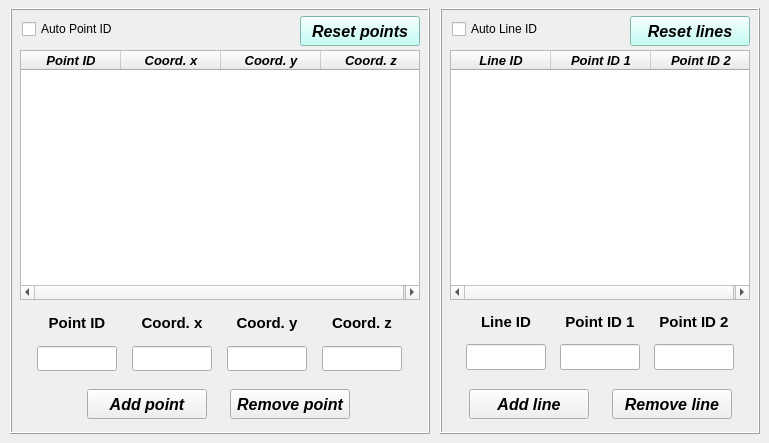
    <widget class="QWidget" name="tab_points_lines">
     <attribute name="title">
      <string>Points/Lines</string>
     </attribute>
     <widget class="QFrame" name="frame_2">
      <property name="geometry">
       <rect>
        <x>10</x>
        <y>8</y>
        <width>420</width>
        <height>426</height>
       </rect>
      </property>
      <property name="minimumSize">
       <size>
        <width>420</width>
        <height>426</height>
       </size>
      </property>
      <property name="maximumSize">
       <size>
        <width>420</width>
        <height>426</height>
       </size>
      </property>
      <property name="frameShape">
       <enum>QFrame::Box</enum>
      </property>
      <property name="frameShadow">
       <enum>QFrame::Raised</enum>
      </property>
      <widget class="QTreeWidget" name="treeWidget_points">
       <property name="geometry">
        <rect>
         <x>10</x>
         <y>42</y>
         <width>400</width>
         <height>250</height>
        </rect>
       </property>
       <property name="minimumSize">
        <size>
         <width>400</width>
         <height>250</height>
        </size>
       </property>
       <property name="maximumSize">
        <size>
         <width>400</width>
         <height>250</height>
        </size>
       </property>
       <property name="font">
        <font>
         <family>Arial</family>
         <italic>true</italic>
        </font>
       </property>
       <property name="indentation">
        <number>1</number>
       </property>
       <property name="headerHidden">
        <bool>false</bool>
       </property>
       <attribute name="headerHighlightSections">
        <bool>false</bool>
       </attribute>
       <attribute name="headerShowSortIndicator" stdset="0">
        <bool>false</bool>
       </attribute>
       <attribute name="headerStretchLastSection">
        <bool>true</bool>
       </attribute>
       <column>
        <property name="text">
         <string>Point ID</string>
        </property>
        <property name="font">
         <font>
          <family>Arial</family>
          <pointsize>10</pointsize>
          <weight>75</weight>
          <italic>true</italic>
          <bold>true</bold>
         </font>
        </property>
        <property name="textAlignment">
         <set>AlignCenter</set>
        </property>
       </column>
       <column>
        <property name="text">
         <string>Coord. x</string>
        </property>
        <property name="font">
         <font>
          <family>Arial</family>
          <pointsize>10</pointsize>
          <weight>75</weight>
          <italic>true</italic>
          <bold>true</bold>
         </font>
        </property>
        <property name="textAlignment">
         <set>AlignCenter</set>
        </property>
       </column>
       <column>
        <property name="text">
         <string>Coord. y</string>
        </property>
        <property name="font">
         <font>
          <family>Arial</family>
          <pointsize>10</pointsize>
          <weight>75</weight>
          <italic>true</italic>
          <bold>true</bold>
         </font>
        </property>
        <property name="textAlignment">
         <set>AlignCenter</set>
        </property>
       </column>
       <column>
        <property name="text">
         <string>Coord. z</string>
        </property>
        <property name="font">
         <font>
          <family>Arial</family>
          <pointsize>10</pointsize>
          <weight>75</weight>
          <italic>true</italic>
          <bold>true</bold>
         </font>
        </property>
        <property name="textAlignment">
         <set>AlignCenter</set>
        </property>
       </column>
      </widget>
      <widget class="QWidget" name="gridLayoutWidget">
       <property name="geometry">
        <rect>
         <x>18</x>
         <y>298</y>
         <width>383</width>
         <height>71</height>
        </rect>
       </property>
       <layout class="QGridLayout" name="gridLayout">
        <item row="1" column="0">
         <widget class="QLineEdit" name="lineEdit_point_id">
          <property name="minimumSize">
           <size>
            <width>80</width>
            <height>25</height>
           </size>
          </property>
          <property name="maximumSize">
           <size>
            <width>80</width>
            <height>25</height>
           </size>
          </property>
          <property name="font">
           <font>
            <family>Arial</family>
            <pointsize>11</pointsize>
            <weight>75</weight>
            <italic>true</italic>
            <bold>true</bold>
           </font>
          </property>
          <property name="styleSheet">
           <string notr="true">color: rgb(255, 0, 0);</string>
          </property>
          <property name="text">
           <string/>
          </property>
          <property name="alignment">
           <set>Qt::AlignCenter</set>
          </property>
         </widget>
        </item>
        <item row="0" column="0">
         <widget class="QLabel" name="label_7">
          <property name="minimumSize">
           <size>
            <width>80</width>
            <height>22</height>
           </size>
          </property>
          <property name="maximumSize">
           <size>
            <width>80</width>
            <height>22</height>
           </size>
          </property>
          <property name="font">
           <font>
            <family>Arial</family>
            <pointsize>11</pointsize>
            <weight>75</weight>
            <italic>false</italic>
            <bold>true</bold>
           </font>
          </property>
          <property name="text">
           <string>Point ID</string>
          </property>
          <property name="alignment">
           <set>Qt::AlignCenter</set>
          </property>
         </widget>
        </item>
        <item row="0" column="1">
         <widget class="QLabel" name="label_17">
          <property name="minimumSize">
           <size>
            <width>80</width>
            <height>22</height>
           </size>
          </property>
          <property name="maximumSize">
           <size>
            <width>80</width>
            <height>22</height>
           </size>
          </property>
          <property name="font">
           <font>
            <family>Arial</family>
            <pointsize>11</pointsize>
            <weight>75</weight>
            <italic>false</italic>
            <bold>true</bold>
           </font>
          </property>
          <property name="text">
           <string>Coord. x</string>
          </property>
          <property name="alignment">
           <set>Qt::AlignCenter</set>
          </property>
         </widget>
        </item>
        <item row="1" column="1">
         <widget class="QLineEdit" name="lineEdit_coord_x">
          <property name="minimumSize">
           <size>
            <width>80</width>
            <height>25</height>
           </size>
          </property>
          <property name="maximumSize">
           <size>
            <width>80</width>
            <height>25</height>
           </size>
          </property>
          <property name="font">
           <font>
            <family>Arial</family>
            <pointsize>11</pointsize>
            <weight>75</weight>
            <italic>true</italic>
            <bold>true</bold>
           </font>
          </property>
          <property name="styleSheet">
           <string notr="true">color: rgb(255, 0, 0);</string>
          </property>
          <property name="text">
           <string/>
          </property>
          <property name="alignment">
           <set>Qt::AlignCenter</set>
          </property>
         </widget>
        </item>
        <item row="1" column="3">
         <widget class="QLineEdit" name="lineEdit_coord_z">
          <property name="minimumSize">
           <size>
            <width>80</width>
            <height>25</height>
           </size>
          </property>
          <property name="maximumSize">
           <size>
            <width>80</width>
            <height>25</height>
           </size>
          </property>
          <property name="font">
           <font>
            <family>Arial</family>
            <pointsize>11</pointsize>
            <weight>75</weight>
            <italic>true</italic>
            <bold>true</bold>
           </font>
          </property>
          <property name="styleSheet">
           <string notr="true">color: rgb(255, 0, 0);</string>
          </property>
          <property name="text">
           <string/>
          </property>
          <property name="alignment">
           <set>Qt::AlignCenter</set>
          </property>
         </widget>
        </item>
        <item row="0" column="2">
         <widget class="QLabel" name="label_33">
          <property name="minimumSize">
           <size>
            <width>80</width>
            <height>22</height>
           </size>
          </property>
          <property name="maximumSize">
           <size>
            <width>80</width>
            <height>22</height>
           </size>
          </property>
          <property name="font">
           <font>
            <family>Arial</family>
            <pointsize>11</pointsize>
            <weight>75</weight>
            <italic>false</italic>
            <bold>true</bold>
           </font>
          </property>
          <property name="text">
           <string>Coord. y</string>
          </property>
          <property name="alignment">
           <set>Qt::AlignCenter</set>
          </property>
         </widget>
        </item>
        <item row="0" column="3">
         <widget class="QLabel" name="label_34">
          <property name="minimumSize">
           <size>
            <width>80</width>
            <height>22</height>
           </size>
          </property>
          <property name="maximumSize">
           <size>
            <width>80</width>
            <height>22</height>
           </size>
          </property>
          <property name="font">
           <font>
            <family>Arial</family>
            <pointsize>11</pointsize>
            <weight>75</weight>
            <italic>false</italic>
            <bold>true</bold>
           </font>
          </property>
          <property name="text">
           <string>Coord. z</string>
          </property>
          <property name="alignment">
           <set>Qt::AlignCenter</set>
          </property>
         </widget>
        </item>
        <item row="1" column="2">
         <widget class="QLineEdit" name="lineEdit_coord_y">
          <property name="minimumSize">
           <size>
            <width>80</width>
            <height>25</height>
           </size>
          </property>
          <property name="maximumSize">
           <size>
            <width>80</width>
            <height>25</height>
           </size>
          </property>
          <property name="font">
           <font>
            <family>Arial</family>
            <pointsize>11</pointsize>
            <weight>75</weight>
            <italic>true</italic>
            <bold>true</bold>
           </font>
          </property>
          <property name="styleSheet">
           <string notr="true">color: rgb(255, 0, 0);</string>
          </property>
          <property name="text">
           <string/>
          </property>
          <property name="alignment">
           <set>Qt::AlignCenter</set>
          </property>
         </widget>
        </item>
       </layout>
      </widget>
      <widget class="QWidget" name="horizontalLayoutWidget">
       <property name="geometry">
        <rect>
         <x>60</x>
         <y>378</y>
         <width>299</width>
         <height>37</height>
        </rect>
       </property>
       <layout class="QHBoxLayout" name="horizontalLayout">
        <item>
         <widget class="QPushButton" name="pushButton_add_point">
          <property name="minimumSize">
           <size>
            <width>120</width>
            <height>30</height>
           </size>
          </property>
          <property name="maximumSize">
           <size>
            <width>120</width>
            <height>30</height>
           </size>
          </property>
          <property name="font">
           <font>
            <family>Arial</family>
            <pointsize>12</pointsize>
            <weight>75</weight>
            <italic>true</italic>
            <bold>true</bold>
           </font>
          </property>
          <property name="text">
           <string>Add point</string>
          </property>
         </widget>
        </item>
        <item>
         <widget class="QPushButton" name="pushButton_remove_point">
          <property name="minimumSize">
           <size>
            <width>120</width>
            <height>30</height>
           </size>
          </property>
          <property name="maximumSize">
           <size>
            <width>120</width>
            <height>30</height>
           </size>
          </property>
          <property name="font">
           <font>
            <family>Arial</family>
            <pointsize>12</pointsize>
            <weight>75</weight>
            <italic>true</italic>
            <bold>true</bold>
           </font>
          </property>
          <property name="text">
           <string>Remove point</string>
          </property>
         </widget>
        </item>
       </layout>
      </widget>
      <widget class="QPushButton" name="pushButton_reset_points">
       <property name="geometry">
        <rect>
         <x>290</x>
         <y>8</y>
         <width>120</width>
         <height>30</height>
        </rect>
       </property>
       <property name="font">
        <font>
         <family>Arial</family>
         <pointsize>12</pointsize>
         <weight>75</weight>
         <italic>true</italic>
         <bold>true</bold>
        </font>
       </property>
       <property name="styleSheet">
        <string notr="true">background-color: rgb(178, 255, 243);</string>
       </property>
       <property name="text">
        <string>Reset points</string>
       </property>
      </widget>
      <widget class="QCheckBox" name="checkBox_auto_point_ID">
       <property name="geometry">
        <rect>
         <x>12</x>
         <y>8</y>
         <width>160</width>
         <height>26</height>
        </rect>
       </property>
       <property name="text">
        <string>Auto Point ID</string>
       </property>
       <property name="checked">
        <bool>false</bool>
       </property>
      </widget>
     </widget>
     <widget class="QFrame" name="frame_3">
      <property name="geometry">
       <rect>
        <x>440</x>
        <y>8</y>
        <width>320</width>
        <height>426</height>
       </rect>
      </property>
      <property name="minimumSize">
       <size>
        <width>320</width>
        <height>426</height>
       </size>
      </property>
      <property name="maximumSize">
       <size>
        <width>320</width>
        <height>426</height>
       </size>
      </property>
      <property name="frameShape">
       <enum>QFrame::Box</enum>
      </property>
      <property name="frameShadow">
       <enum>QFrame::Raised</enum>
      </property>
      <widget class="QTreeWidget" name="treeWidget_lines">
       <property name="geometry">
        <rect>
         <x>10</x>
         <y>42</y>
         <width>300</width>
         <height>250</height>
        </rect>
       </property>
       <property name="minimumSize">
        <size>
         <width>300</width>
         <height>250</height>
        </size>
       </property>
       <property name="maximumSize">
        <size>
         <width>300</width>
         <height>250</height>
        </size>
       </property>
       <property name="font">
        <font>
         <family>Arial</family>
         <italic>true</italic>
        </font>
       </property>
       <property name="indentation">
        <number>1</number>
       </property>
       <property name="headerHidden">
        <bool>false</bool>
       </property>
       <attribute name="headerHighlightSections">
        <bool>false</bool>
       </attribute>
       <attribute name="headerShowSortIndicator" stdset="0">
        <bool>false</bool>
       </attribute>
       <attribute name="headerStretchLastSection">
        <bool>true</bool>
       </attribute>
       <column>
        <property name="text">
         <string>Line ID</string>
        </property>
        <property name="font">
         <font>
          <family>Arial</family>
          <pointsize>10</pointsize>
          <weight>75</weight>
          <italic>true</italic>
          <bold>true</bold>
         </font>
        </property>
        <property name="textAlignment">
         <set>AlignCenter</set>
        </property>
       </column>
       <column>
        <property name="text">
         <string>Point ID 1</string>
        </property>
        <property name="font">
         <font>
          <family>Arial</family>
          <pointsize>10</pointsize>
          <weight>75</weight>
          <italic>true</italic>
          <bold>true</bold>
         </font>
        </property>
        <property name="textAlignment">
         <set>AlignCenter</set>
        </property>
       </column>
       <column>
        <property name="text">
         <string>Point ID 2</string>
        </property>
        <property name="font">
         <font>
          <family>Arial</family>
          <pointsize>10</pointsize>
          <weight>75</weight>
          <italic>true</italic>
          <bold>true</bold>
         </font>
        </property>
        <property name="textAlignment">
         <set>AlignCenter</set>
        </property>
       </column>
      </widget>
      <widget class="QWidget" name="gridLayoutWidget_5">
       <property name="geometry">
        <rect>
         <x>18</x>
         <y>298</y>
         <width>285</width>
         <height>71</height>
        </rect>
       </property>
       <layout class="QGridLayout" name="gridLayout_5">
        <item row="1" column="1">
         <widget class="QLineEdit" name="lineEdit_line_point_id_1">
          <property name="minimumSize">
           <size>
            <width>80</width>
            <height>0</height>
           </size>
          </property>
          <property name="maximumSize">
           <size>
            <width>80</width>
            <height>16777215</height>
           </size>
          </property>
          <property name="font">
           <font>
            <family>Arial</family>
            <pointsize>11</pointsize>
            <weight>75</weight>
            <italic>true</italic>
            <bold>true</bold>
           </font>
          </property>
          <property name="styleSheet">
           <string notr="true">color: rgb(255, 0, 0);</string>
          </property>
          <property name="text">
           <string/>
          </property>
          <property name="alignment">
           <set>Qt::AlignCenter</set>
          </property>
         </widget>
        </item>
        <item row="0" column="0">
         <widget class="QLabel" name="label_9">
          <property name="minimumSize">
           <size>
            <width>80</width>
            <height>22</height>
           </size>
          </property>
          <property name="maximumSize">
           <size>
            <width>80</width>
            <height>22</height>
           </size>
          </property>
          <property name="font">
           <font>
            <family>Arial</family>
            <pointsize>11</pointsize>
            <weight>75</weight>
            <italic>false</italic>
            <bold>true</bold>
           </font>
          </property>
          <property name="text">
           <string>Line ID</string>
          </property>
          <property name="alignment">
           <set>Qt::AlignCenter</set>
          </property>
         </widget>
        </item>
        <item row="1" column="0">
         <widget class="QLineEdit" name="lineEdit_line_id">
          <property name="minimumSize">
           <size>
            <width>80</width>
            <height>0</height>
           </size>
          </property>
          <property name="maximumSize">
           <size>
            <width>80</width>
            <height>16777215</height>
           </size>
          </property>
          <property name="font">
           <font>
            <family>Arial</family>
            <pointsize>11</pointsize>
            <weight>75</weight>
            <italic>true</italic>
            <bold>true</bold>
           </font>
          </property>
          <property name="styleSheet">
           <string notr="true">color: rgb(255, 0, 0);</string>
          </property>
          <property name="text">
           <string/>
          </property>
          <property name="alignment">
           <set>Qt::AlignCenter</set>
          </property>
         </widget>
        </item>
        <item row="0" column="1">
         <widget class="QLabel" name="label_19">
          <property name="minimumSize">
           <size>
            <width>80</width>
            <height>22</height>
           </size>
          </property>
          <property name="maximumSize">
           <size>
            <width>80</width>
            <height>22</height>
           </size>
          </property>
          <property name="font">
           <font>
            <family>Arial</family>
            <pointsize>11</pointsize>
            <weight>75</weight>
            <italic>false</italic>
            <bold>true</bold>
           </font>
          </property>
          <property name="text">
           <string>Point ID 1</string>
          </property>
          <property name="alignment">
           <set>Qt::AlignCenter</set>
          </property>
         </widget>
        </item>
        <item row="0" column="2">
         <widget class="QLabel" name="label_36">
          <property name="minimumSize">
           <size>
            <width>80</width>
            <height>22</height>
           </size>
          </property>
          <property name="maximumSize">
           <size>
            <width>80</width>
            <height>22</height>
           </size>
          </property>
          <property name="font">
           <font>
            <family>Arial</family>
            <pointsize>11</pointsize>
            <weight>75</weight>
            <italic>false</italic>
            <bold>true</bold>
           </font>
          </property>
          <property name="text">
           <string>Point ID 2</string>
          </property>
          <property name="alignment">
           <set>Qt::AlignCenter</set>
          </property>
         </widget>
        </item>
        <item row="1" column="2">
         <widget class="QLineEdit" name="lineEdit_line_point_id_2">
          <property name="minimumSize">
           <size>
            <width>80</width>
            <height>0</height>
           </size>
          </property>
          <property name="maximumSize">
           <size>
            <width>80</width>
            <height>16777215</height>
           </size>
          </property>
          <property name="font">
           <font>
            <family>Arial</family>
            <pointsize>11</pointsize>
            <weight>75</weight>
            <italic>true</italic>
            <bold>true</bold>
           </font>
          </property>
          <property name="styleSheet">
           <string notr="true">color: rgb(255, 0, 0);</string>
          </property>
          <property name="text">
           <string/>
          </property>
          <property name="alignment">
           <set>Qt::AlignCenter</set>
          </property>
         </widget>
        </item>
       </layout>
      </widget>
      <widget class="QWidget" name="horizontalLayoutWidget_2">
       <property name="geometry">
        <rect>
         <x>12</x>
         <y>378</y>
         <width>297</width>
         <height>37</height>
        </rect>
       </property>
       <layout class="QHBoxLayout" name="horizontalLayout_2">
        <item>
         <widget class="QPushButton" name="pushButton_add_line">
          <property name="minimumSize">
           <size>
            <width>120</width>
            <height>30</height>
           </size>
          </property>
          <property name="maximumSize">
           <size>
            <width>120</width>
            <height>30</height>
           </size>
          </property>
          <property name="font">
           <font>
            <family>Arial</family>
            <pointsize>12</pointsize>
            <weight>75</weight>
            <italic>true</italic>
            <bold>true</bold>
           </font>
          </property>
          <property name="text">
           <string>Add line</string>
          </property>
         </widget>
        </item>
        <item>
         <widget class="QPushButton" name="pushButton_remove_line">
          <property name="minimumSize">
           <size>
            <width>120</width>
            <height>30</height>
           </size>
          </property>
          <property name="maximumSize">
           <size>
            <width>120</width>
            <height>30</height>
           </size>
          </property>
          <property name="font">
           <font>
            <family>Arial</family>
            <pointsize>12</pointsize>
            <weight>75</weight>
            <italic>true</italic>
            <bold>true</bold>
           </font>
          </property>
          <property name="text">
           <string>Remove line</string>
          </property>
         </widget>
        </item>
       </layout>
      </widget>
      <widget class="QPushButton" name="pushButton_reset_lines">
       <property name="geometry">
        <rect>
         <x>190</x>
         <y>8</y>
         <width>120</width>
         <height>30</height>
        </rect>
       </property>
       <property name="font">
        <font>
         <family>Arial</family>
         <pointsize>12</pointsize>
         <weight>75</weight>
         <italic>true</italic>
         <bold>true</bold>
        </font>
       </property>
       <property name="styleSheet">
        <string notr="true">background-color: rgb(178, 255, 243);</string>
       </property>
       <property name="text">
        <string>Reset lines</string>
       </property>
      </widget>
      <widget class="QCheckBox" name="checkBox_auto_line_ID">
       <property name="geometry">
        <rect>
         <x>12</x>
         <y>8</y>
         <width>160</width>
         <height>26</height>
        </rect>
       </property>
       <property name="text">
        <string>Auto Line ID</string>
       </property>
       <property name="checked">
        <bool>false</bool>
       </property>
      </widget>
     </widget>
    </widget>
